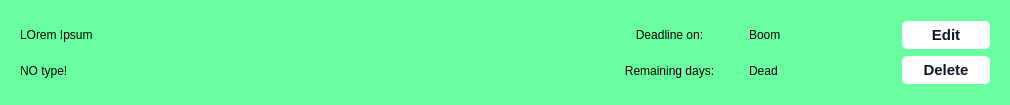
<?xml version="1.0" encoding="UTF-8"?>
<ui version="4.0">
 <class>upnextElement</class>
 <widget class="QWidget" name="upnextElement">
  <property name="geometry">
   <rect>
    <x>0</x>
    <y>0</y>
    <width>1010</width>
    <height>105</height>
   </rect>
  </property>
  <property name="sizePolicy">
   <sizepolicy hsizetype="Preferred" vsizetype="Fixed">
    <horstretch>0</horstretch>
    <verstretch>0</verstretch>
   </sizepolicy>
  </property>
  <property name="minimumSize">
   <size>
    <width>1010</width>
    <height>102</height>
   </size>
  </property>
  <property name="windowTitle">
   <string>Form</string>
  </property>
  <property name="styleSheet">
   <string notr="true">background:rgb(105, 255, 160);
border-radius:15px;</string>
  </property>
  <layout class="QVBoxLayout" name="verticalLayout">
   <item>
    <widget class="QGroupBox" name="groupBox">
     <property name="title">
      <string/>
     </property>
     <layout class="QHBoxLayout" name="horizontalLayout">
      <item>
       <layout class="QVBoxLayout" name="verticalLayout_3">
        <item>
         <widget class="QLabel" name="taskName">
          <property name="minimumSize">
           <size>
            <width>570</width>
            <height>0</height>
           </size>
          </property>
          <property name="styleSheet">
           <string notr="true">color:rgb(0, 0, 0);
font: 26pt &quot;Cascadia Code&quot;;</string>
          </property>
          <property name="text">
           <string>LOrem Ipsum</string>
          </property>
         </widget>
        </item>
        <item>
         <widget class="QLabel" name="taskType">
          <property name="styleSheet">
           <string notr="true">color:rgb(0, 0, 0);
font:  &quot;Cascadia Code&quot;;</string>
          </property>
          <property name="text">
           <string>NO type!</string>
          </property>
         </widget>
        </item>
       </layout>
      </item>
      <item>
       <layout class="QGridLayout" name="gridLayout">
        <item row="0" column="1">
         <widget class="QLabel" name="deadline">
          <property name="styleSheet">
           <string notr="true">color:rgb(0, 0, 0);
font: 15pt &quot;Cascadia Code&quot;;</string>
          </property>
          <property name="text">
           <string>Boom</string>
          </property>
         </widget>
        </item>
        <item row="1" column="1">
         <widget class="QLabel" name="rmDays">
          <property name="styleSheet">
           <string notr="true">color:rgb(0, 0, 0);
font: 15pt &quot;Cascadia Code&quot;;
background:rgb(105, 255, 160);
border-radius:15px;</string>
          </property>
          <property name="text">
           <string>Dead</string>
          </property>
         </widget>
        </item>
        <item row="0" column="0">
         <widget class="QLabel" name="label">
          <property name="styleSheet">
           <string notr="true">color:rgb(0, 0, 0);
font: 15pt &quot;Cascadia Code&quot;;</string>
          </property>
          <property name="text">
           <string>Deadline on:</string>
          </property>
          <property name="alignment">
           <set>Qt::AlignCenter</set>
          </property>
         </widget>
        </item>
        <item row="1" column="0">
         <widget class="QLabel" name="label_4">
          <property name="styleSheet">
           <string notr="true">color:rgb(0, 0, 0);
font: 15pt &quot;Cascadia Code&quot;;</string>
          </property>
          <property name="text">
           <string>Remaining days:</string>
          </property>
          <property name="alignment">
           <set>Qt::AlignCenter</set>
          </property>
         </widget>
        </item>
       </layout>
      </item>
      <item>
       <widget class="QGroupBox" name="modButtons">
        <property name="sizePolicy">
         <sizepolicy hsizetype="Fixed" vsizetype="Preferred">
          <horstretch>0</horstretch>
          <verstretch>0</verstretch>
         </sizepolicy>
        </property>
        <property name="minimumSize">
         <size>
          <width>88</width>
          <height>0</height>
         </size>
        </property>
        <property name="styleSheet">
         <string notr="true">QPushButton {
  background-color: #fff;
  border: 0 solid #e2e8f0;
  border-radius: 5px;
  color: #0d172a;
  font-family: &quot;Basier circle&quot;,-apple-system,system-ui,&quot;Segoe UI&quot;,Roboto,&quot;Helvetica Neue&quot;,Arial,&quot;Noto Sans&quot;,sans-serif,&quot;Apple Color Emoji&quot;,&quot;Segoe UI Emoji&quot;,&quot;Segoe UI Symbol&quot;,&quot;Noto Color Emoji&quot;;
  font-size: 15px;
  font-weight: 600;
  line-height: 1;
  padding: 5px 5px;
  text-align: center;
  text-decoration:none #0d172a solid;
}

QPushButton:hover {
  background-color: #221D23;
  color: #fff;
}
</string>
        </property>
        <property name="title">
         <string/>
        </property>
        <layout class="QVBoxLayout" name="verticalLayout_4">
         <property name="leftMargin">
          <number>0</number>
         </property>
         <property name="topMargin">
          <number>0</number>
         </property>
         <property name="rightMargin">
          <number>0</number>
         </property>
         <property name="bottomMargin">
          <number>0</number>
         </property>
         <item>
          <widget class="QPushButton" name="editTaskButton">
           <property name="text">
            <string>Edit</string>
           </property>
          </widget>
         </item>
         <item>
          <widget class="QPushButton" name="delete_taskButton">
           <property name="styleSheet">
            <string notr="true">
QPushButton:hover {
  background-color: red;
  color: #fff;
}
</string>
           </property>
           <property name="text">
            <string>Delete</string>
           </property>
          </widget>
         </item>
        </layout>
       </widget>
      </item>
     </layout>
    </widget>
   </item>
  </layout>
 </widget>
 <resources/>
 <connections/>
</ui>
